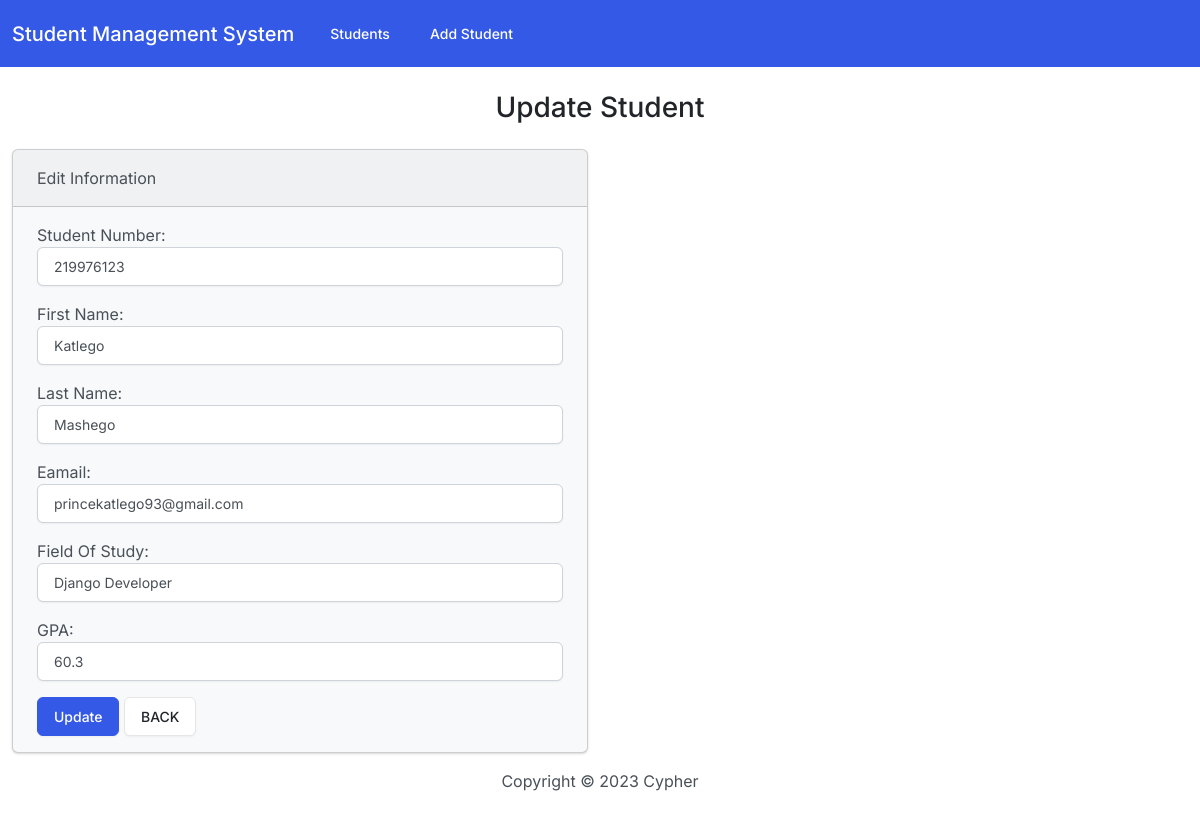
The app's page /edit/1/, older data.
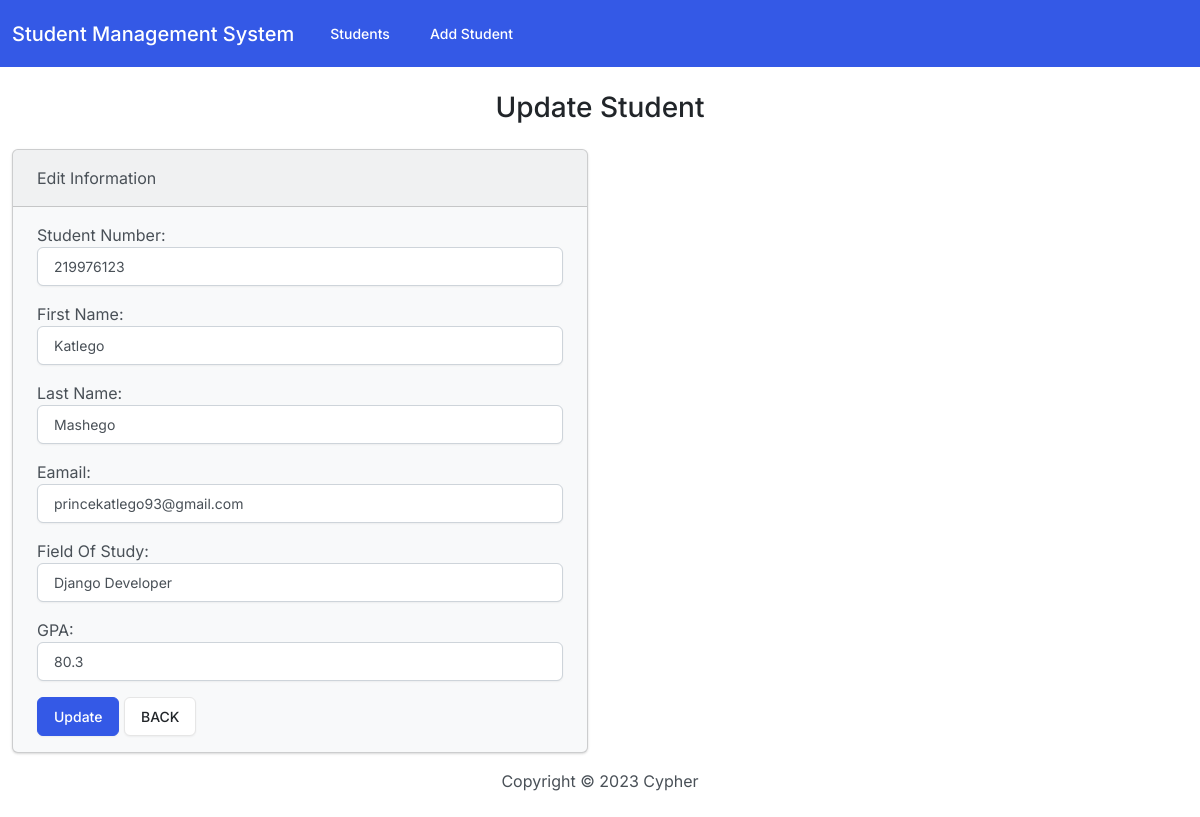
The same page, newer data.
### students/models.py (models this page shows, shortened)
class Student(models.Model):
    student_number = models.PositiveIntegerField()
    first_name = models.CharField(max_length=50)
    last_name = models.CharField(max_length=50)
    email = models.EmailField(max_length=100)
    field_of_study =models.CharField(max_length=50)
    gpa = models.FloatField()

### students/views.py (the view)
# urls.py: path('edit/<int:id>/', views.edit, name='edit'),
def edit(request, id):
    if request.method == 'POST':
        student = Student.objects.get(pk=id)
        form = StudentForm(request.POST, instance=student)
        if form.is_valid():
            form.save()
            return render(request, 'students/edit.html', {
                'form': form,
                'success': True
            })
    else:
        student = Student.objects.get(pk=id)
        form = StudentForm(instance=student)
        return render(request, 'students/edit.html', {
            'form': form
        })

### students/forms.py
class StudentForm(forms.ModelForm):
    class Meta:
        model = Student
        fields =  ['student_number', 'first_name', 'last_name', 'email', 'field_of_study', 'gpa']
        labels = {'student_number': 'Student Number',
                     'first_name': 'First Name',
                     'last_name': 'Last Name',
                     'email': 'Eamail',
                     'field_of_study': 'Field Of Study',
                      'gpa': 'GPA'
                  }
        widgets = {
            'student_number': forms.NumberInput(attrs={'class': 'form-control'}),
            'first_name':forms.TextInput(attrs={'class': 'form-control'}) ,
             'last_name': forms.TextInput(attrs={'class': 'form-control'}),
            'email': forms.EmailInput(attrs={'class': 'form-control'}),
            'field_of_study':forms.TextInput(attrs={'class': 'form-control'}),
            'gpa':forms.NumberInput(attrs={'class': 'form-control'})
        }

### students/templates/students/edit.html (shortened to what this page needs)
{% extends "students/base.html" %}
{% block body %}
  <h3 class="text-center m-4">Update Student</h3>
   {% if success %}
      <div class="alert alert-success" role="alert">
        The new student updated successfully.
        <a href="{% url 'index' %}" class="alert-link">Back to Home</a>
      </div>
   {% else %}
    <div class="row" justify-center>
        <div class="col-6">
            <div class="card bg-light mb-3">
                <div class="card-header">Edit Information</div>
                <div class="card-body">
                  <form action="" method="POST">
                    {{ form.as_p }}
                    <button type="submit" class="btn btn-primary">Update</button>
                    <a href="{% url 'index' %}" class="btn btn-secondary">BACK</a>
                  </form>
                </div>
              </div>
        </div>
    </div>
   {% endif %}
{% endblock %}

### students/templates/students/base.html (shortened to what this page needs)
{% load static %}
<!DOCTYPE html>
<html lang="en">
  <head>
    <link rel="stylesheet" href="{% static 'css/bootstrap.min.css' %}" />
  </head>
  <body class="d-flex flex-column min-vh-100">
    <nav class="navbar navbar-expand-lg navbar-dark bg-primary">
        <div class="container-fluid">
          <a class="navbar-brand" href="{% url 'index' %}">Student Management System</a>
          <div class="collapse navbar-collapse" id="navbarColor01">
            <ul class="navbar-nav me-auto">
              <li class="nav-item">
                <a class="nav-link" href="{% url 'index' %}">Students</a>
              </li>
              <li class="nav-item">
                <a class="nav-link" href="{% url 'add' %}">Add Student</a>
              </li>
                </div>
          </div>
      </nav>
      <div class="container-fluid">
        {% block body %}
        {% endblock %}
      </div>
      <footer class="mt-auto mb-4">
        <div class="text-center">
            <span>
                Copyright &copy; <script>document.write(new Date().getFullYear())</script> Cypher
            </span>
        </div>
      </footer>
  </body>
</html>

Row changes from the older to the newer data that the page shows:
changed Student "Katlego": gpa "60.3" → "80.3"
